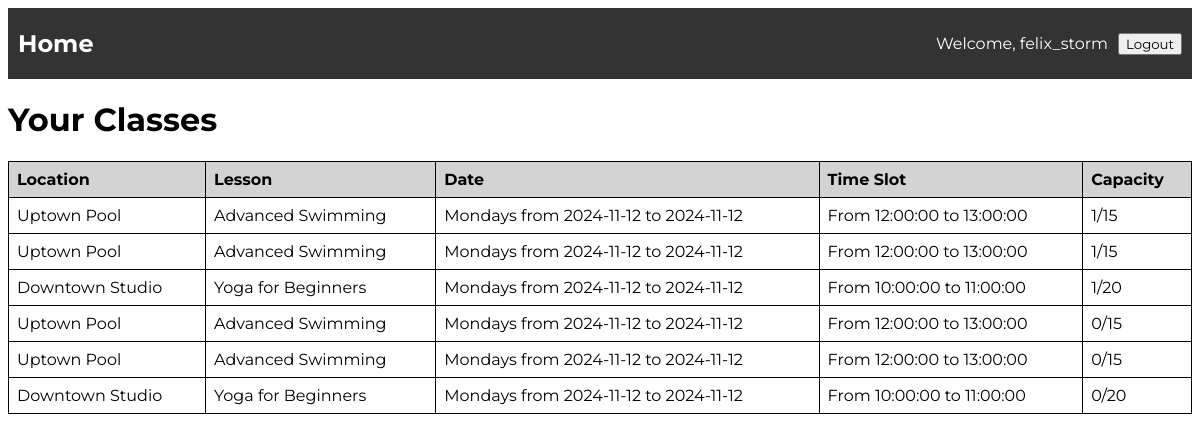
The page /instructor_account (signed in) on the database its author committed.
### models/models.py (models this page shows, shortened)
class Offering(db.Model):
    __tablename__ = 'offerings'
    offering_id = db.Column(db.Integer, primary_key=True, autoincrement=True)
    lesson_id = db.Column(
        db.Integer,
        db.ForeignKey('lessons.lesson_id', name='fk_lesson_id'),
        nullable=False
    )
    instructor_id = db.Column(
        db.Integer,
        db.ForeignKey('instructors.instructor_id', name='fk_instructor_id'),
        nullable=False
    )
    shedule_id = db.Column(
        db.Integer,
        db.ForeignKey('schedules.schedule_id', name='fk_schedule_id'),
        nullable=True
    )
    instructor = db.relationship('Instructor', backref=db.backref('offerings', lazy=True))
    schedule = db.relationship('Schedule', backref=db.backref('offerings', lazy=True))
    def display_capacity(self):
        count = len(Booking.query.filter_by(offering_id=self.offering_id).all())
        lesson = Lesson.query.filter_by(lesson_id=self.lesson_id).first()
        return f"{count}/{lesson.capacity}"

class Location(db.Model):
    __tablename__ = 'locations'
    location_id = db.Column(db.Integer, primary_key=True, autoincrement=True)
    name = db.Column(db.String(128), nullable=False)
    city = db.Column(db.String(128), nullable=False)
    address = db.Column(db.String(255), nullable=False)

class Lesson(db.Model):
    __tablename__ = 'lessons'
    lesson_id = db.Column(db.Integer, primary_key=True, autoincrement=True)
    name = db.Column(db.String(100), nullable=False, unique=True)
    lesson_type = db.Column(db.String(50), nullable=False)
    description = db.Column(db.String(255), nullable=False)
    capacity = db.Column(db.Integer, nullable=False)
    offerings = db.relationship('Offering', backref='lesson', lazy=True)
    lesson_time_slots = db.relationship('TimeSlot', back_populates='lesson', lazy=True)
    is_available = db.Column(db.Boolean, default=True)
    location_id = db.Column(db.Integer, db.ForeignKey('locations.location_id', name='fk_location_id'), nullable=True)
    location = db.relationship('Location', backref=db.backref('lessons', lazy=True))

class TimeSlot(db.Model):
    __tablename__ = 'time_slots'
    id = db.Column(db.Integer, primary_key=True)
    start_time = db.Column(db.String(50), nullable=False)
    end_time = db.Column(db.String(50), nullable=False)
    is_available = db.Column(db.Boolean, default=True, nullable=False)
    lesson_id = db.Column(db.Integer, db.ForeignKey('lessons.lesson_id', name='fk_lesson_id'), nullable=False)
    lesson = db.relationship('Lesson', back_populates='lesson_time_slots', lazy=True)
    day_of_week = db.Column(db.String(50), nullable=False)
    def display_date(self):
        start_date = self.start_time.split(" ")[0]
        end_date = self.end_time.split(" ")[0]
        return f"{self.day_of_week}s from {start_date} to {end_date}"
    def display_time(self):
        start_hour = self.start_time.split(" ")[1]
        end_hour = self.end_time.split(" ")[1]
        return f"From {start_hour} to {end_hour}"

### main.py (the view)
@app.route('/instructor_account')
def instructor_account():
    instructor_id = session.get('currentAccount')['instructor_id']
    my_classes = db.session.query(Offering).filter(Offering.instructor_id == instructor_id).all()
    return render_template('instructor_account.html', my_classes=my_classes)

### templates/instructor_account.html
{% include 'header.html' %}
    <h1>Your Classes</h1>
    <table>
        <thead>
            <tr>
                <th>Location</th>
                <th>Lesson</th>
                <th>Date</th>
                <th>Time Slot</th>
                <th>Capacity</th>
            </tr>
        </thead>
        <tbody>
            {% for offered_class in my_classes %}
            <tr>
                <td>{{ offered_class.lesson.location.name }}</td>
                <td>{{ offered_class.lesson.name }}</td>
                <td>{{ offered_class.schedule.time_slot.display_date() }}</td>
                <td>{{ offered_class.schedule.time_slot.display_time() }}</td>
                <td>{{ offered_class.display_capacity() }}</td>
            </tr>
            {% endfor %}
        </tbody>
    </table>
</body>
</html>

### static/style.css (style rules this page uses)
* { font-family: "Montserrat", sans-serif; }
table { width: 100%; border-collapse: collapse; }
th, td { border: 1px solid black; padding: 8px; text-align: left; }
th { background-color:lightgray; }

### rows shown on the page
Offering: lesson.location.name "Uptown Pool", lesson.name "Advanced Swimming", schedule.time_slot.display_date "Mondays from 2024-11-12 to 2024-11-12", schedule.time_slot.display_time "From 12:00:00 to 13:00:00", display_capacity "1/15"
Offering: lesson.location.name "Uptown Pool", lesson.name "Advanced Swimming", schedule.time_slot.display_date "Mondays from 2024-11-12 to 2024-11-12", schedule.time_slot.display_time "From 12:00:00 to 13:00:00", display_capacity "1/15"
Offering: lesson.location.name "Downtown Studio", lesson.name "Yoga for Beginners", schedule.time_slot.display_date "Mondays from 2024-11-12 to 2024-11-12", schedule.time_slot.display_time "From 10:00:00 to 11:00:00", display_capacity "1/20"
Offering: lesson.location.name "Uptown Pool", lesson.name "Advanced Swimming", schedule.time_slot.display_date "Mondays from 2024-11-12 to 2024-11-12", schedule.time_slot.display_time "From 12:00:00 to 13:00:00", display_capacity "0/15"
Offering: lesson.location.name "Uptown Pool", lesson.name "Advanced Swimming", schedule.time_slot.display_date "Mondays from 2024-11-12 to 2024-11-12", schedule.time_slot.display_time "From 12:00:00 to 13:00:00", display_capacity "0/15"
Offering: lesson.location.name "Downtown Studio", lesson.name "Yoga for Beginners", schedule.time_slot.display_date "Mondays from 2024-11-12 to 2024-11-12", schedule.time_slot.display_time "From 10:00:00 to 11:00:00", display_capacity "0/20"

### other values the page prints
{{ session['currentAccount']['username'] }} "felix_storm"
